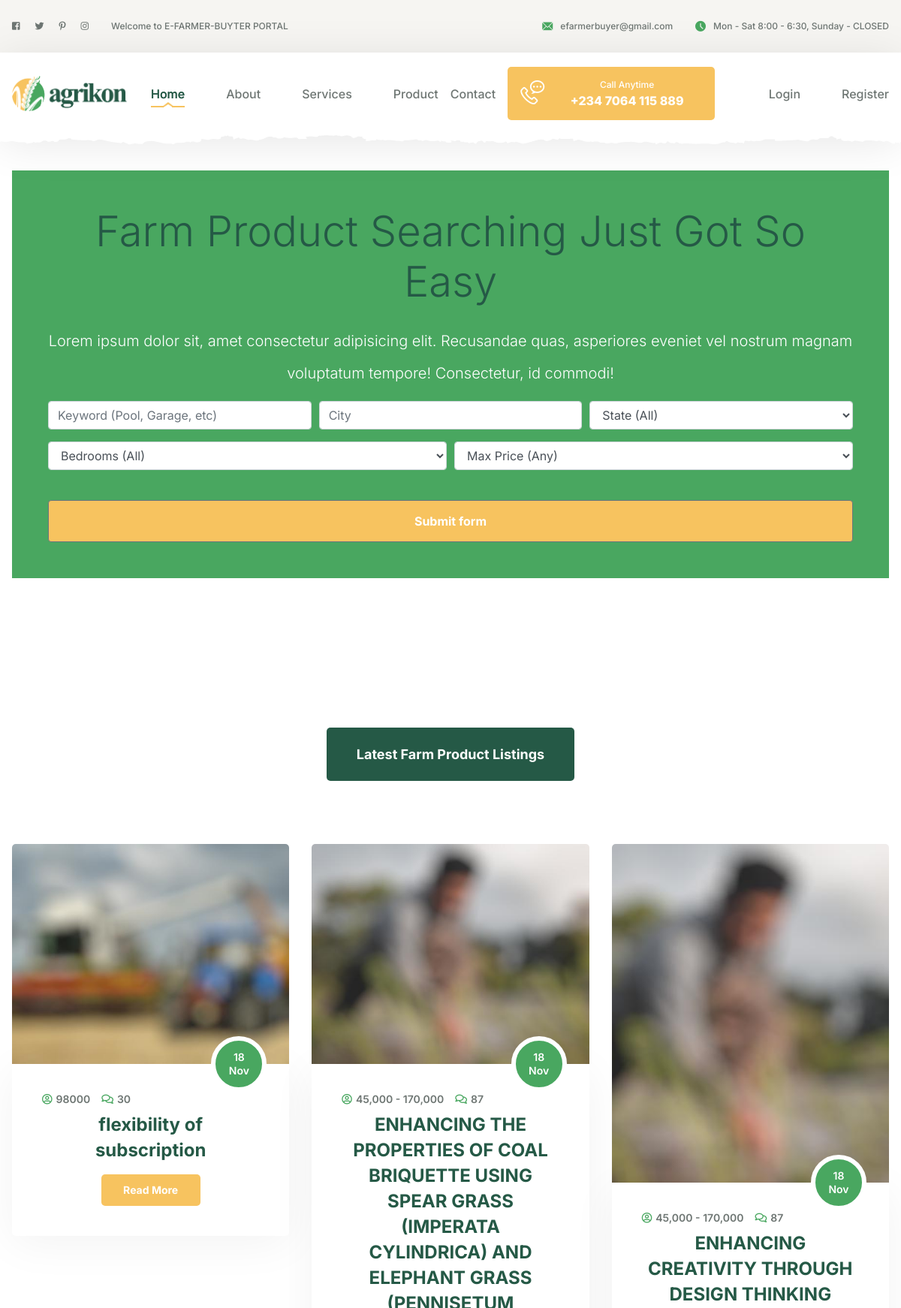
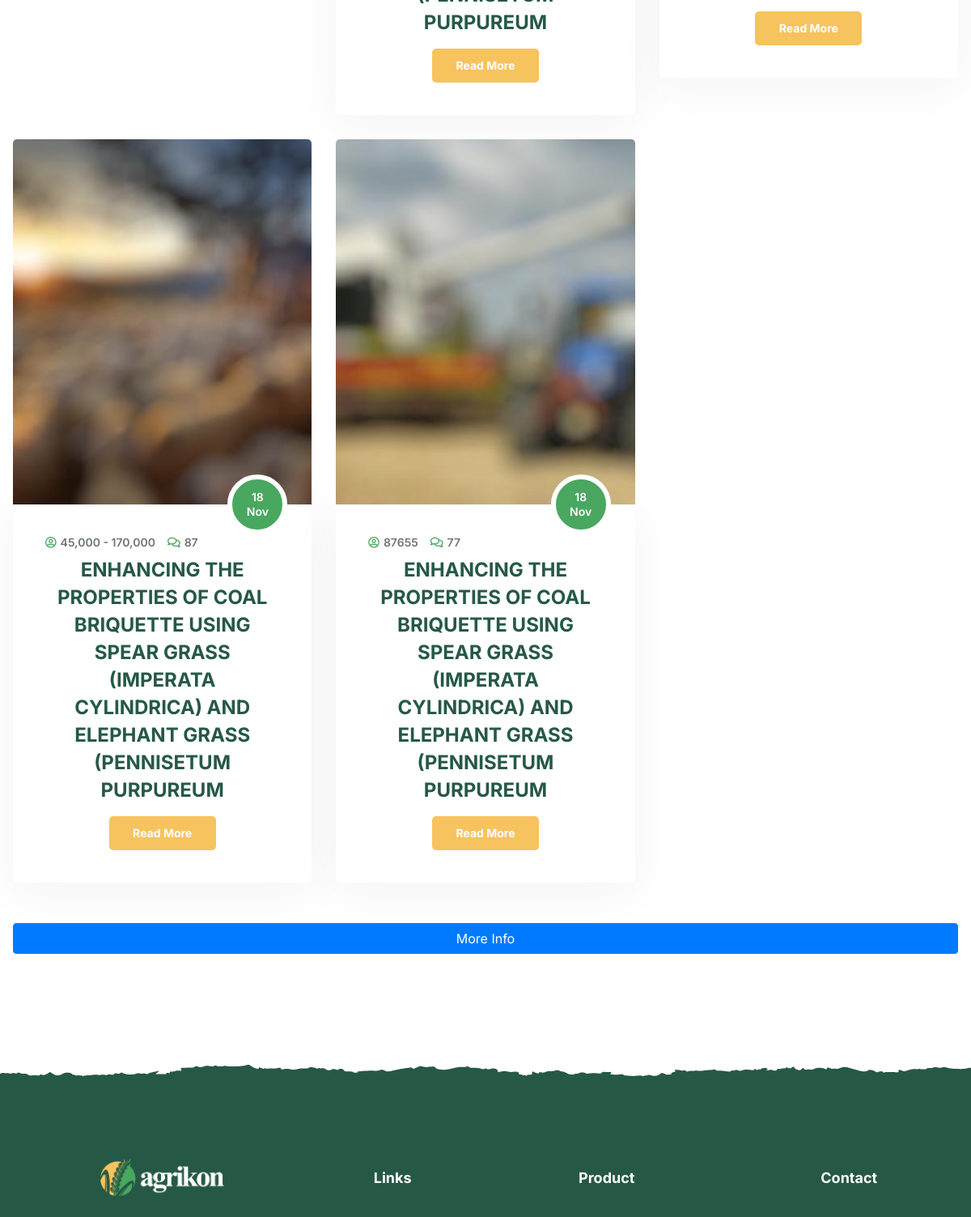
The page / (upper part) on the database its author committed (2 pictures, top to bottom).
### listings/models.py (models this page shows, shortened)
class Listing(models.Model):
  user = models.ForeignKey(User, on_delete=models.DO_NOTHING)
  title = models.CharField(max_length=200)
  description = models.TextField(blank=True)
  price = models.CharField(max_length=200)
  quantity = models.IntegerField()
  photo_main = models.ImageField(upload_to='photos/%Y/%m/%d/')
  photo_6 = models.ImageField(upload_to='photos/%Y/%m/%d/', blank=True)
  is_published = models.BooleanField(default=True)
  list_date = models.DateTimeField(default=datetime.now, blank=True)

### pages/views.py (the view)
# urls.py: path('', views.index, name="index" ),
def index(request):
    listings = Listing.objects.all()
    context = {
        'listings': listings
    }
    return render(request, 'pages/index.html', context)

### template/pages/index.html (shortened to what this page needs)
{% extends 'base.html' %}
{% load static %}
{% block content %}
<section id="showcase">
    <div class="container text-center">
      <div class="home-search p-5">
        <div class="overlay p-5">
          <h1 class="display-4 mb-4">
            Farm Product Searching Just Got So Easy
          </h1>
          <p class="lead">Lorem ipsum dolor sit, amet consectetur adipisicing elit. Recusandae quas, asperiores eveniet vel nostrum magnam
            voluptatum tempore! Consectetur, id commodi!</p>
          <div class="search">
            <form action="search.html">
              <div class="form-row">
                <div class="col-md-4 mb-3">
                  <input type="text" name="keywords" class="form-control" placeholder="Keyword (Pool, Garage, etc)">
                </div>
                <div class="col-md-4 mb-3">
                  <input type="text" name="city" class="form-control" placeholder="City">
                </div>
                <div class="col-md-4 mb-3">
                  <select name="state" class="form-control">
                    <option selected="true" disabled="disabled">State (All)</option>
                  </select>
                </div>
              </div>
              <div class="form-row">
                <div class="col-md-6 mb-3">
                  <select name="bedrooms" class="form-control">
                    <option selected="true" disabled="disabled">Bedrooms (All)</option>
                  </select>
                </div>
                <div class="col-md-6 mb-3">
                  <select name="price" class="form-control" id="type">
                    <option selected="true" disabled="disabled">Max Price (Any)</option>
                  </select>
                </div>
              </div>
              <a href="#" style="background-color: #f7c35f; font-size: medium; font-weight: bold; padding: 15px;" class="btn btn-secondary btn-block mt-4" type="submit">Submit form</a href="#">
            </form>
          </div>
        </div>
      </div>
    </div>
  </section>
  <section class="blog-grid">
    <div class="text-center more-btn__box">
      <a href="#" class="thm-btn">Latest Farm Product Listings</a>
  </div>
  <br>  <br>
    <div class="container">
        <div class="row">
          {% if listings %}
          {% for listing in listings %}
            <div class="col-md-6 col-lg-4">
                <div class="blog-card">
                    <div class="blog-card__image">
                        <img src="{{ listing.photo_main.url }}" alt="Best Way to Do Eco and Agriculture">
                    </div>
                    <div class="blog-card__content">
                        <div class="blog-card__date">18 Nov</div>
                        <div class="blog-card__meta">
                            <a href="{% url 'listing' listing.id %}"><i class="far fa-user-circle"></i> {{ listing.price}}</a>
                            <a href="{% url 'listing' listing.id %}"><i class="far fa-comments"></i> {{ listing.quantity }}</a>
                        </div>
                        <h3><a href="{% url 'listing' listing.id %}">{{ listing.title }}</a></h3>
                        <a href="{% url 'listing' listing.id %}" class="thm-btn">Read More</a>
                    </div>
                </div>
            </div>
            {% endfor %}
            {% else %}
              <div class="col-md-12">
                <p>No Listings Available</p>
              </div>
            {% endif %}
            </div>
        <div class="text-center more-btn__box">
          <a href="#" class="btn btn-primary btn-block">More Info</a>
        </div>
    </div>
</section>
{% endblock %}

### template/base.html (shortened to what this page needs)
{% load static %}
<!DOCTYPE html>
<html lang="en">
    <head>
        <link rel="stylesheet" href="{% static 'css/bootstrap.min.css' %}">
        <link rel="stylesheet" href="{% static 'css/fontawesome-all.min.css' %}">
        <link rel="stylesheet" href="{% static 'css/swiper.min.css' %}">
        <link rel="stylesheet" href="{% static 'css/animate.min.css' %}">
        <link rel="stylesheet" href="{% static 'css/odometer.min.css' %}">
        <link rel="stylesheet" href="{% static 'css/jarallax.css' %}">
        <link rel="stylesheet" href="{% static 'css/magnific-popup.css' %}">
        <link rel="stylesheet" href="{% static 'css/bootstrap-select.min.css' %}">
        <link rel="stylesheet" href="{% static 'css/agrikon-icons.css' %}">
        <link rel="stylesheet" href="{% static 'css/nouislider.min.css' %}">
        <link rel="stylesheet" href="{% static 'css/nouislider.pips.css' %}">
        <link rel="stylesheet" href="{% static 'css/style.css' %}">
        <link rel="stylesheet" href=" {% static 'css/main.css' %}">
    </head>
<body>
    <header class="main-header">
    {% include 'partial/top.html' %}
    {% include 'partial/navbar.html' %}
    </header>
    {% block content%}
    {% endblock %}
    {% include 'partial/footer.html' %}
</body>
</html>

### template/partial/top.html
<div class="topbar">
    <div class="container">
        <div class="topbar__left">
            <div class="topbar__social">
                <a href="#" class="fab fa-facebook-square"></a>
                <a href="#" class="fab fa-twitter"></a>
                <a href="#" class="fab fa-pinterest-p"></a>
                <a href="#" class="fab fa-instagram"></a>
            </div>
            <p>Welcome to E-FARMER-BUYTER PORTAL</p>
        </div>
        <div class="topbar__right">
            <a href="#"><i class="agrikon-icon-email"></i>efarmerbuyer@gmail.com</a>
            <a href="#"><i class="agrikon-icon-clock"></i>Mon - Sat 8:00 - 6:30, Sunday - CLOSED</a>
        </div>
    </div>
</div>

### template/partial/navbar.html (shortened to what this page needs)
{% load static %}
<nav class="main-menu">
    <div class="container">
        <div class="logo-box mr-3">
            <a href="{% url 'index'%}" aria-label="logo image"><img src="{% static 'images/logo-dark.png' %}" width="153" alt=""></a>
        </div>
        <ul class="main-menu__list">
            <li class="ml-3 ">
                <a href="{% url 'index'%}">Home</a>
            </li>
            <li>
                <a href="{% url 'about'%}">About</a>
            </li>
            <li><a href="{% url 'services'%}">Services</a></li>
            <li class=""><a href="{% url 'listings'%}">Product</a>
            </li>
            <li class="ml-3 mr-3 "><a href="{% url 'contact'%}">Contact</a>
            </li>
        </ul>
        <div class="main-header__info" style="width: 700px;">
            <a href="tel:92-666-888-0000" class="main-header__info-phone">
                <i class="agrikon-icon-phone-call"></i>
                <span class="main-header__info-phone-content">
                    <span class="main-header__info-phone-text">Call Anytime</span>
                    <span style="width: 200px;" class="main-header__info-phone-title">+234 7064 115 889</span>
                </span>
            </a>
        </div>
        <ul  class="main-menu__list">
            {% if user.is_authenticated %}
            {% if request.user.brofile.user  == '' %}
            <li class="ml-3" >
                <a href="{% url 'profile'%}">SELL PRODUCT</a></a>
            </li>
            {% else %}
            <li class="" >
                <a href="{% url 'dashboard'%}">DASHBOARD</a></a>
            </li>
            {% endif %}
            <li>
                <a href="javascript:{document.getElementById('logout').submit()}">
                  Logout
                </a>
                <form action="{% url 'logout' %}" method="POST" id="logout">
                  {% csrf_token %}
                  <input type="hidden">
                </form>
              </li>
            {% else %}
            <li>
                <a href="{% url 'login'%}">Login</a>
            </li>
            <li>
                <a href="{% url 'register'%}">Register</a>
            </li>
            {% endif %}
        </ul>
    </div>
</nav>

### template/partial/footer.html (shortened to what this page needs)
{% load static %}
<footer class="site-footer">
    <div class="container">
        <div class="row">
            <div class="col-sm-12 col-md-6 col-lg-6 col-xl-4">
                <div class="footer-widget">
                    <a href="index.html" class="footer-widget__Logo">
                        <img src="{% static 'images/logo-light.png' %}" width="153" alt="">
                    </a>
                </div>
            </div>
            <div class="col-sm-12 col-md-6 col-lg-6 col-xl-2">
                <div class="footer-widget footer-widget__links-widget">
                    <h3 class="footer-widget__title">Links</h3>
                </div>
            </div>
            <div class="col-sm-12 col-md-6 col-lg-6 col-xl-3">
                <div class="footer-widget">
                    <h3 class="footer-widget__title">Product</h3>
                </div>
            </div>
            <div class="col-sm-12 col-md-6 col-lg-6 col-xl-3">
                <h3 class="footer-widget__title">Contact</h3>
                <ul class="list-unstyled footer-widget__contact">
                    <li>
                    </li>
                </ul>
            </div>
        </div>
    </div>
</footer>

### agro/static/css/style.css (style rules this page uses)
#showcase { background: url(../img/showcase.jpg) no-repeat top center fixed/cover; position: relative; min-height: 650px; color: #fff; padding-top: 2rem; }
#showcase .home-search { min-height: 400px; position: relative; border-radius: 5px; }
#showcase .overlay { content: ''; position: absolute; top: 0; left: 0; min-height: 400px; width: 100%; background: #49a760; }
.container { padding: 16px; text-align: center; }

### rows shown on the page
Listing: photo_main (picture), price "98000", quantity "30", title "flexibility of subscription"
Listing: photo_main (picture), price "45,000 - 170,000", quantity "87", title "ENHANCING THE PROPERTIES OF COAL BRIQUETTE USING SPEAR GRASS (IMPERATA CYLINDRICA) AND ELEPHANT GRASS (PENNISETUM PURPUREUM"
Listing: photo_main (picture), price "45,000 - 170,000", quantity "87", title "ENHANCING CREATIVITY THROUGH DESIGN THINKING"
Listing: photo_main (picture), price "45,000 - 170,000", quantity "87", title "ENHANCING THE PROPERTIES OF COAL BRIQUETTE USING SPEAR GRASS (IMPERATA CYLINDRICA) AND ELEPHANT GRASS (PENNISETUM PURPUREUM"
Listing: photo_main (picture), price "87655", quantity "77", title "ENHANCING THE PROPERTIES OF COAL BRIQUETTE USING SPEAR GRASS (IMPERATA CYLINDRICA) AND ELEPHANT GRASS (PENNISETUM PURPUREUM"
